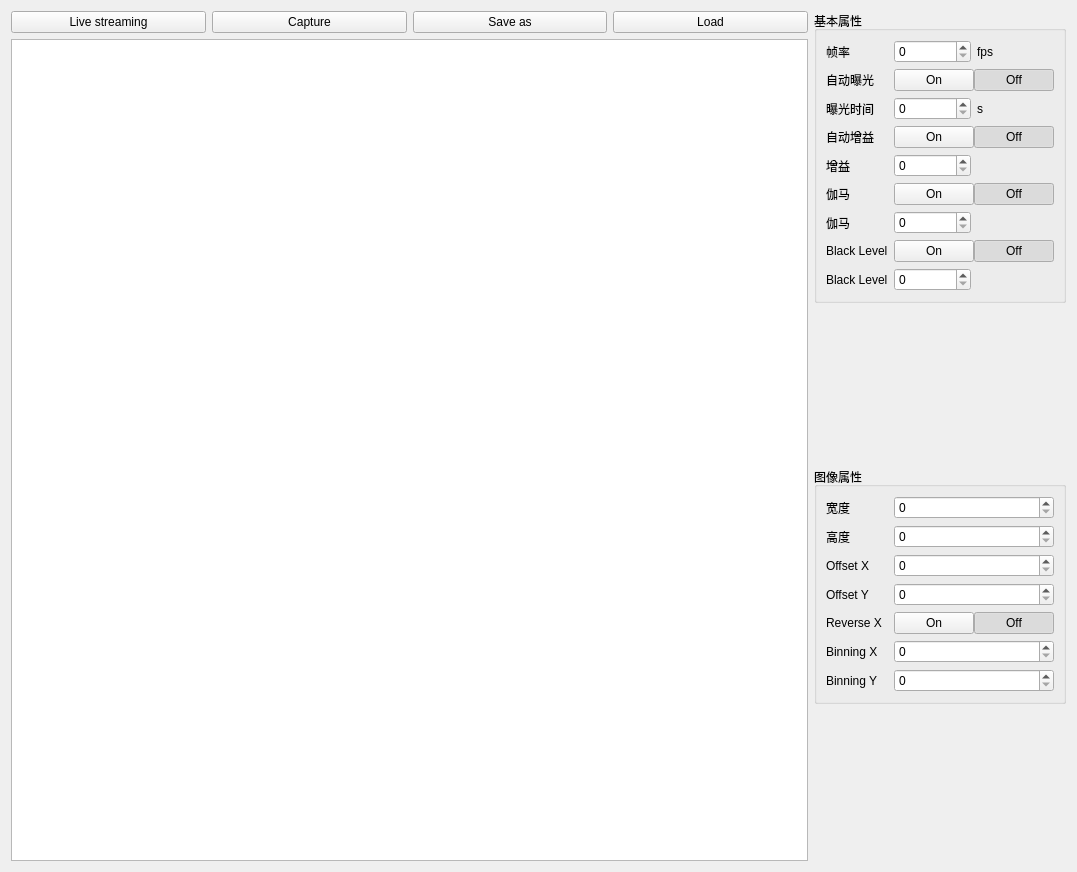
<?xml version="1.0" encoding="UTF-8"?>
<ui version="4.0">
 <class>ImagingWidget</class>
 <widget class="QWidget" name="ImagingWidget">
  <property name="geometry">
   <rect>
    <x>0</x>
    <y>0</y>
    <width>1077</width>
    <height>872</height>
   </rect>
  </property>
  <property name="windowTitle">
   <string>Form</string>
  </property>
  <layout class="QHBoxLayout" name="horizontalLayout_12">
   <item>
    <layout class="QVBoxLayout" name="verticalLayout">
     <item>
      <layout class="QHBoxLayout" name="horizontalLayout">
       <item>
        <widget class="QPushButton" name="btnLiveStreaming">
         <property name="text">
          <string>Live streaming</string>
         </property>
        </widget>
       </item>
       <item>
        <widget class="QPushButton" name="btnCapture">
         <property name="text">
          <string>Capture</string>
         </property>
        </widget>
       </item>
       <item>
        <widget class="QPushButton" name="btnSaveAs">
         <property name="text">
          <string>Save as</string>
         </property>
        </widget>
       </item>
       <item>
        <widget class="QPushButton" name="btnLoad">
         <property name="text">
          <string>Load</string>
         </property>
        </widget>
       </item>
      </layout>
     </item>
     <item>
      <widget class="QGraphicsView" name="graphicsView"/>
     </item>
    </layout>
   </item>
   <item>
    <layout class="QVBoxLayout" name="verticalLayout_4">
     <item>
      <widget class="QGroupBox" name="groupBoxBaseFeature">
       <property name="title">
        <string>基本属性</string>
       </property>
       <layout class="QVBoxLayout" name="verticalLayout_2">
        <item>
         <layout class="QGridLayout" name="gridLayout">
          <item row="0" column="0">
           <widget class="QLabel" name="labelFPSName">
            <property name="text">
             <string>帧率</string>
            </property>
           </widget>
          </item>
          <item row="0" column="1">
           <layout class="QHBoxLayout" name="horizontalLayout_4">
            <item>
             <widget class="QSpinBox" name="spinBoxFPS"/>
            </item>
            <item>
             <widget class="QLabel" name="labelFPSUnit">
              <property name="text">
               <string>fps</string>
              </property>
             </widget>
            </item>
           </layout>
          </item>
          <item row="1" column="0">
           <widget class="QLabel" name="labelAutoExposureName">
            <property name="text">
             <string>自动曝光</string>
            </property>
           </widget>
          </item>
          <item row="1" column="1">
           <layout class="QHBoxLayout" name="horizontalLayout_2">
            <property name="spacing">
             <number>0</number>
            </property>
            <item>
             <widget class="QPushButton" name="btnAutoExposureOn">
              <property name="text">
               <string>On</string>
              </property>
              <property name="checkable">
               <bool>true</bool>
              </property>
              <attribute name="buttonGroup">
               <string notr="true">buttonGroup</string>
              </attribute>
             </widget>
            </item>
            <item>
             <widget class="QPushButton" name="btnAutoExposureOff">
              <property name="text">
               <string>Off</string>
              </property>
              <property name="checkable">
               <bool>true</bool>
              </property>
              <property name="checked">
               <bool>true</bool>
              </property>
              <attribute name="buttonGroup">
               <string notr="true">buttonGroup</string>
              </attribute>
             </widget>
            </item>
           </layout>
          </item>
          <item row="2" column="0">
           <widget class="QLabel" name="labelExposureTimeName">
            <property name="text">
             <string>曝光时间</string>
            </property>
           </widget>
          </item>
          <item row="2" column="1">
           <layout class="QHBoxLayout" name="horizontalLayout_3">
            <item>
             <widget class="QSpinBox" name="spinBoxExposureTime"/>
            </item>
            <item>
             <widget class="QLabel" name="labelExposureTimeUnit">
              <property name="text">
               <string>s</string>
              </property>
             </widget>
            </item>
           </layout>
          </item>
          <item row="3" column="0">
           <widget class="QLabel" name="labelAutoGainName">
            <property name="text">
             <string>自动增益</string>
            </property>
           </widget>
          </item>
          <item row="3" column="1">
           <layout class="QHBoxLayout" name="horizontalLayout_5">
            <property name="spacing">
             <number>0</number>
            </property>
            <item>
             <widget class="QPushButton" name="btnGainOn">
              <property name="text">
               <string>On</string>
              </property>
              <property name="checkable">
               <bool>true</bool>
              </property>
              <attribute name="buttonGroup">
               <string notr="true">buttonGroup_2</string>
              </attribute>
             </widget>
            </item>
            <item>
             <widget class="QPushButton" name="btnGainOff">
              <property name="text">
               <string>Off</string>
              </property>
              <property name="checkable">
               <bool>true</bool>
              </property>
              <property name="checked">
               <bool>true</bool>
              </property>
              <attribute name="buttonGroup">
               <string notr="true">buttonGroup_2</string>
              </attribute>
             </widget>
            </item>
           </layout>
          </item>
          <item row="4" column="0">
           <widget class="QLabel" name="labelGainName">
            <property name="text">
             <string>增益</string>
            </property>
           </widget>
          </item>
          <item row="4" column="1">
           <layout class="QHBoxLayout" name="horizontalLayout_8">
            <item>
             <widget class="QSpinBox" name="spinBoxGain"/>
            </item>
            <item>
             <widget class="QLabel" name="label_12">
              <property name="text">
               <string/>
              </property>
             </widget>
            </item>
           </layout>
          </item>
          <item row="5" column="0">
           <widget class="QLabel" name="labelAutoGammaName">
            <property name="text">
             <string>伽马</string>
            </property>
           </widget>
          </item>
          <item row="5" column="1">
           <layout class="QHBoxLayout" name="horizontalLayout_6">
            <property name="spacing">
             <number>0</number>
            </property>
            <item>
             <widget class="QPushButton" name="btnGammaOn">
              <property name="text">
               <string>On</string>
              </property>
              <property name="checkable">
               <bool>true</bool>
              </property>
              <attribute name="buttonGroup">
               <string notr="true">buttonGroup_3</string>
              </attribute>
             </widget>
            </item>
            <item>
             <widget class="QPushButton" name="btnGammaOff">
              <property name="text">
               <string>Off</string>
              </property>
              <property name="checkable">
               <bool>true</bool>
              </property>
              <property name="checked">
               <bool>true</bool>
              </property>
              <attribute name="buttonGroup">
               <string notr="true">buttonGroup_3</string>
              </attribute>
             </widget>
            </item>
           </layout>
          </item>
          <item row="6" column="0">
           <widget class="QLabel" name="labelGammaName">
            <property name="text">
             <string>伽马</string>
            </property>
           </widget>
          </item>
          <item row="6" column="1">
           <layout class="QHBoxLayout" name="horizontalLayout_9">
            <item>
             <widget class="QSpinBox" name="spinBoxGamma"/>
            </item>
            <item>
             <widget class="QLabel" name="label_13">
              <property name="text">
               <string/>
              </property>
             </widget>
            </item>
           </layout>
          </item>
          <item row="7" column="0">
           <widget class="QLabel" name="labelAutoBlackLevelName">
            <property name="text">
             <string>Black Level</string>
            </property>
           </widget>
          </item>
          <item row="7" column="1">
           <layout class="QHBoxLayout" name="horizontalLayout_7">
            <property name="spacing">
             <number>0</number>
            </property>
            <item>
             <widget class="QPushButton" name="btnBlackLevelOn">
              <property name="text">
               <string>On</string>
              </property>
              <property name="checkable">
               <bool>true</bool>
              </property>
              <attribute name="buttonGroup">
               <string notr="true">buttonGroup_4</string>
              </attribute>
             </widget>
            </item>
            <item>
             <widget class="QPushButton" name="btnBlackLevelOff">
              <property name="text">
               <string>Off</string>
              </property>
              <property name="checkable">
               <bool>true</bool>
              </property>
              <property name="checked">
               <bool>true</bool>
              </property>
              <attribute name="buttonGroup">
               <string notr="true">buttonGroup_4</string>
              </attribute>
             </widget>
            </item>
           </layout>
          </item>
          <item row="8" column="0">
           <widget class="QLabel" name="labelBlackLevelName">
            <property name="text">
             <string>Black Level</string>
            </property>
           </widget>
          </item>
          <item row="8" column="1">
           <layout class="QHBoxLayout" name="horizontalLayout_10">
            <item>
             <widget class="QSpinBox" name="spinBoxBlackLevel"/>
            </item>
            <item>
             <widget class="QLabel" name="label_14">
              <property name="text">
               <string/>
              </property>
             </widget>
            </item>
           </layout>
          </item>
         </layout>
        </item>
       </layout>
      </widget>
     </item>
     <item>
      <spacer name="verticalSpacer">
       <property name="orientation">
        <enum>Qt::Vertical</enum>
       </property>
       <property name="sizeHint" stdset="0">
        <size>
         <width>20</width>
         <height>40</height>
        </size>
       </property>
      </spacer>
     </item>
     <item>
      <widget class="QGroupBox" name="groupBoxImageFeature">
       <property name="title">
        <string>图像属性</string>
       </property>
       <layout class="QVBoxLayout" name="verticalLayout_3">
        <item>
         <layout class="QGridLayout" name="gridLayout_2">
          <item row="0" column="1">
           <layout class="QHBoxLayout" name="horizontalLayout_11">
            <item>
             <widget class="QSpinBox" name="spinBoxWidth"/>
            </item>
           </layout>
          </item>
          <item row="0" column="0">
           <widget class="QLabel" name="labelWidthName">
            <property name="text">
             <string>宽度</string>
            </property>
           </widget>
          </item>
          <item row="6" column="0">
           <widget class="QLabel" name="labelBinningYName">
            <property name="text">
             <string>Binning Y</string>
            </property>
           </widget>
          </item>
          <item row="6" column="1">
           <layout class="QHBoxLayout" name="horizontalLayout_19">
            <item>
             <widget class="QSpinBox" name="spinBoxBinningY"/>
            </item>
           </layout>
          </item>
          <item row="2" column="1">
           <layout class="QHBoxLayout" name="horizontalLayout_15">
            <item>
             <widget class="QSpinBox" name="spinBoxOffsetX"/>
            </item>
           </layout>
          </item>
          <item row="3" column="0">
           <widget class="QLabel" name="labelOffsetYName">
            <property name="text">
             <string>Offset Y</string>
            </property>
           </widget>
          </item>
          <item row="1" column="0">
           <widget class="QLabel" name="labelHeightName">
            <property name="text">
             <string>高度</string>
            </property>
           </widget>
          </item>
          <item row="4" column="0">
           <widget class="QLabel" name="labelReverseXName">
            <property name="text">
             <string>Reverse X</string>
            </property>
           </widget>
          </item>
          <item row="2" column="0">
           <widget class="QLabel" name="labelOffsetXName">
            <property name="text">
             <string>Offset X</string>
            </property>
           </widget>
          </item>
          <item row="4" column="1">
           <layout class="QHBoxLayout" name="horizontalLayout_17">
            <item>
             <layout class="QHBoxLayout" name="horizontalLayout_18">
              <property name="spacing">
               <number>0</number>
              </property>
              <item>
               <widget class="QPushButton" name="btnReverseXOn">
                <property name="text">
                 <string>On</string>
                </property>
                <property name="checkable">
                 <bool>true</bool>
                </property>
               </widget>
              </item>
              <item>
               <widget class="QPushButton" name="btnReverseXOff">
                <property name="text">
                 <string>Off</string>
                </property>
                <property name="checkable">
                 <bool>true</bool>
                </property>
                <property name="checked">
                 <bool>true</bool>
                </property>
               </widget>
              </item>
             </layout>
            </item>
           </layout>
          </item>
          <item row="5" column="0">
           <widget class="QLabel" name="labelBinningXName">
            <property name="text">
             <string>Binning X</string>
            </property>
           </widget>
          </item>
          <item row="1" column="1">
           <layout class="QHBoxLayout" name="horizontalLayout_13">
            <item>
             <widget class="QSpinBox" name="spinBoxHeight"/>
            </item>
           </layout>
          </item>
          <item row="3" column="1">
           <widget class="QSpinBox" name="spinBoxOffsetY"/>
          </item>
          <item row="5" column="1">
           <widget class="QSpinBox" name="spinBoxBinningX"/>
          </item>
         </layout>
        </item>
       </layout>
      </widget>
     </item>
     <item>
      <spacer name="verticalSpacer_2">
       <property name="orientation">
        <enum>Qt::Vertical</enum>
       </property>
       <property name="sizeHint" stdset="0">
        <size>
         <width>20</width>
         <height>40</height>
        </size>
       </property>
      </spacer>
     </item>
    </layout>
   </item>
  </layout>
 </widget>
 <resources/>
 <connections/>
 <buttongroups>
  <buttongroup name="buttonGroup"/>
  <buttongroup name="buttonGroup_2"/>
  <buttongroup name="buttonGroup_3"/>
  <buttongroup name="buttonGroup_4"/>
 </buttongroups>
</ui>
